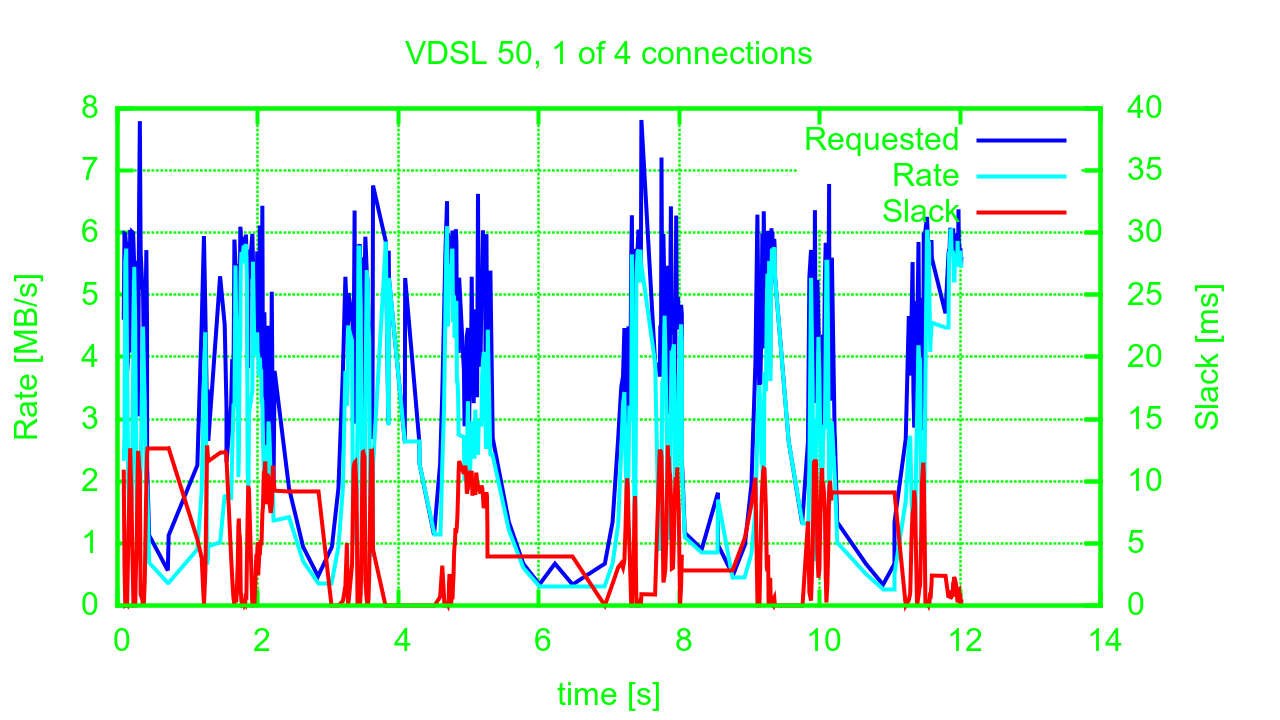

gnuplot code for this plot:
set terminal pngcairo transparent linewidth 4 font ",24" size 1280, 720
set style data lines
set grid lc rgbcolor "green"
set title "VDSL 50, 1 of 4 connections" textcolor rgbcolor "green"
set xtics textcolor rgbcolor "green"
set ytics textcolor rgbcolor "green"
set y2tics textcolor rgbcolor "green"
set xlabel textcolor rgbcolor "green"
set ylabel textcolor rgbcolor "green"
set y2label textcolor rgbcolor "green"
set yrange [0:8]
set y2range [0:40]
set key textcolor rgbcolor "green"
set border 31 lc rgbcolor "green"
#set style line 1 lc rgbcolor "red"
#set style line 2 lc rgbcolor "cyan"
#set style line 3 lc rgbcolor "blue"
set xlabel "time [s]"
set ylabel "Rate [MB/s]"
set y2label "Slack [ms]"
plot \
 "30c3/vdsl50-4.1.tmg" using 1:4 title "Requested" lc rgbcolor "blue",\
 "30c3/vdsl50-4.1.tmg" using 1:5 title "Rate" lc rgbcolor "cyan",\
 "30c3/vdsl50-4.1.tmg" using 1:3 axis x1y2 title "Slack" lc rgbcolor "red"
